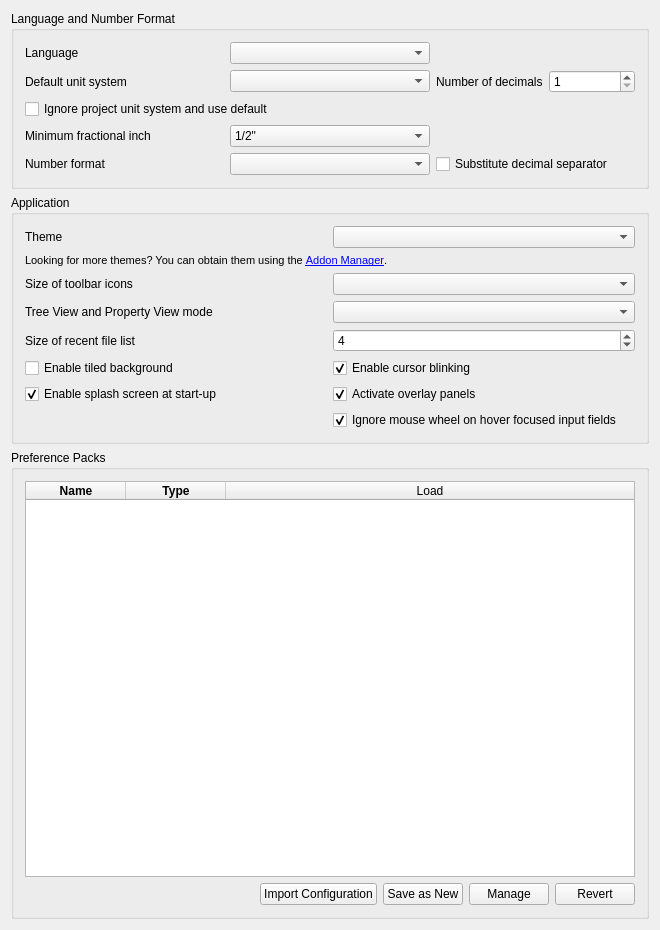
<?xml version="1.0" encoding="UTF-8"?>
<ui version="4.0">
 <class>Gui::Dialog::DlgSettingsGeneral</class>
 <widget class="QWidget" name="Gui::Dialog::DlgSettingsGeneral">
  <property name="geometry">
   <rect>
    <x>0</x>
    <y>0</y>
    <width>660</width>
    <height>930</height>
   </rect>
  </property>
  <property name="windowTitle">
   <string>General</string>
  </property>
   <layout class="QVBoxLayout" name="verticalLayout">
    <item>
     <widget class="QGroupBox" name="GroupBox7">
      <property name="title">
       <string>Language and Number Format</string>
      </property>
      <layout class="QGridLayout">
       <property name="leftMargin">
        <number>11</number>
       </property>
       <property name="topMargin">
        <number>11</number>
       </property>
       <property name="rightMargin">
        <number>11</number>
       </property>
       <property name="bottomMargin">
        <number>11</number>
       </property>
       <property name="spacing">
        <number>6</number>
       </property>
       <item row="0" column="0">
        <widget class="QLabel" name="TextLabel1_4">
         <property name="text">
          <string>Language</string>
         </property>
        </widget>
       </item>
       <item row="0" column="1">
        <widget class="QComboBox" name="Languages">
         <property name="toolTip">
          <string>Language of the application's user interface</string>
         </property>
        </widget>
       </item>
       <item row="1" column="0">
        <widget class="QLabel" name="unitSystemLabel">
         <property name="text">
          <string>Default unit system</string>
         </property>
        </widget>
       </item>
       <item row="1" column="1">
        <widget class="QComboBox" name="comboBox_UnitSystem">
         <property name="toolTip">
          <string>Unit system for all parts of the application. Can be overridden by specifying a document unit system.</string>
         </property>
        </widget>
       </item>
       <item row="1" column="2">
        <layout class="QHBoxLayout" name="horizontalLayout_3">
         <item>
          <widget class="QLabel" name="decimalsLabel">
           <property name="text">
            <string>Number of decimals</string>
           </property>
          </widget>
         </item>
         <item>
          <widget class="QSpinBox" name="spinBoxDecimals">
           <property name="toolTip">
            <string>Number of decimals that should be shown for numbers and dimensions</string>
           </property>
           <property name="minimum">
            <number>1</number>
           </property>
           <property name="maximum">
            <number>12</number>
           </property>
          </widget>
         </item>
        </layout>
       </item>
       <item row="2" column="0" colspan="3">
        <widget class="QCheckBox" name="checkBox_projectUnitSystemIgnore">
          <property name="toolTip">
           <string>Ignores document unit systems</string>
          </property>
          <property name="text">
           <string>Ignore project unit system and use default</string>
          </property>
        </widget>
       </item>
       <item row="3" column="0">
        <widget class="QLabel" name="fractionalInchLabel">
         <property name="text">
          <string>Minimum fractional inch</string>
         </property>
        </widget>
       </item>
       <item row="3" column="1">
        <widget class="QComboBox" name="comboBox_FracInch">
         <property name="toolTip">
          <string>Minimum fractional inch to be displayed</string>
         </property>
         <item>
          <property name="text">
           <string notr="true">1/2"</string>
          </property>
         </item>
         <item>
          <property name="text">
           <string notr="true">1/4"</string>
          </property>
         </item>
         <item>
          <property name="text">
           <string notr="true">1/8"</string>
          </property>
         </item>
         <item>
          <property name="text">
           <string notr="true">1/16"</string>
          </property>
         </item>
         <item>
          <property name="text">
           <string notr="true">1/32"</string>
          </property>
         </item>
         <item>
          <property name="text">
           <string notr="true">1/64"</string>
          </property>
         </item>
         <item>
          <property name="text">
           <string notr="true">1/128"</string>
          </property>
         </item>
        </widget>
       </item>
       <item row="4" column="0">
        <widget class="QLabel" name="TextLabel1_5">
         <property name="text">
          <string>Number format</string>
         </property>
        </widget>
       </item>
       <item row="4" column="1">
        <widget class="Gui::PrefComboBox" name="UseLocaleFormatting">
         <property name="prefEntry" stdset="0">
          <cstring>UseLocaleFormatting</cstring>
         </property>
         <property name="prefPath" stdset="0">
          <cstring>General</cstring>
         </property>
        </widget>
       </item>
       <item row="4" column="2">
        <widget class="Gui::PrefCheckBox" name="SubstituteDecimal">
         <property name="toolTip">
          <string>Substitutes numerical keypad decimal separator with locale separator, except
in the Python console and the macro editor where a
dot/period will always be printed</string>
         </property>
         <property name="text">
          <string>Substitute decimal separator</string>
         </property>
         <property name="prefEntry" stdset="0">
          <cstring>SubstituteDecimalSeparator</cstring>
         </property>
         <property name="prefPath" stdset="0">
          <cstring>General</cstring>
         </property>
        </widget>
       </item>
      </layout>
     </widget>
    </item>
    <item>
     <widget class="QGroupBox" name="GroupBox3">
      <property name="title">
       <string>Application</string>
      </property>
      <layout class="QGridLayout">
       <property name="leftMargin">
        <number>11</number>
       </property>
       <property name="topMargin">
        <number>11</number>
       </property>
       <property name="rightMargin">
        <number>11</number>
       </property>
       <property name="bottomMargin">
        <number>11</number>
       </property>
       <property name="spacing">
        <number>6</number>
       </property>
       <item row="0" column="0">
        <widget class="QLabel" name="themesLabel">
         <property name="text">
          <string>Theme</string>
         </property>
        </widget>
       </item>
       <item row="0" column="1">
        <widget class="QComboBox" name="themesCombobox">
         <property name="toolTip">
          <string>Customize the appearance of the user interface</string>
         </property>
        </widget>
       </item>
       <item row="1" column="0" colspan="2">
        <widget class="QLabel" name="moreThemesLabel">
         <property name="font">
          <font>
           <pointsize>8</pointsize>
          </font>
         </property>
         <property name="text">
          <string>Looking for more themes? You can obtain them using the &lt;a href=&quot;freecad:Std_AddonMgr&quot;&gt;Addon Manager&lt;/a&gt;.</string>
         </property>
         <property name="textFormat">
          <enum>Qt::RichText</enum>
         </property>
        </widget>
       </item>
       <item row="2" column="0">
        <widget class="QLabel" name="iconSizeLabel">
         <property name="text">
          <string>Size of toolbar icons</string>
         </property>
        </widget>
       </item>
       <item row="2" column="1">
        <widget class="QComboBox" name="toolbarIconSize">
         <property name="toolTip">
          <string>Icon size in the toolbar</string>
         </property>
        </widget>
       </item>
       <item row="3" column="0">
        <widget class="QLabel" name="treeModeLabel">
         <property name="text">
          <string>Tree View and Property View mode</string>
         </property>
        </widget>
       </item>
       <item row="3" column="1">
        <widget class="QComboBox" name="treeMode">
         <property name="toolTip">
          <string>Customize how the tree view is shown in the panel (restart required).

'Combined': combine tree and property view into one panel.
'Independent': split tree and property view into separate panels.</string>
         </property>
        </widget>
       </item>
       <item row="4" column="0">
        <widget class="QLabel" name="recentFileListLabel">
         <property name="text">
          <string>Size of recent file list</string>
         </property>
        </widget>
       </item>
       <item row="4" column="1">
        <widget class="Gui::PrefSpinBox" name="RecentFiles">
         <property name="toolTip">
          <string>How many files should be listed in recent files list</string>
         </property>
         <property name="value">
          <number>4</number>
         </property>
         <property name="prefEntry" stdset="0">
          <cstring>RecentFiles</cstring>
         </property>
         <property name="prefPath" stdset="0">
          <cstring>RecentFiles</cstring>
         </property>
        </widget>
       </item>
       <item row="5" column="0">
        <widget class="QCheckBox" name="tiledBackground">
         <property name="toolTip">
          <string>Background of the main window (when no document is opened) will consist of tiles of an image.</string>
         </property>
         <property name="text">
          <string>Enable tiled background</string>
         </property>
        </widget>
       </item>
       <item row="5" column="1">
        <widget class="Gui::PrefCheckBox" name="EnableCursorBlinking">
         <property name="toolTip">
          <string>The text cursor will be blinking</string>
         </property>
         <property name="text">
          <string>Enable cursor blinking</string>
         </property>
         <property name="checked">
          <bool>true</bool>
         </property>
         <property name="prefEntry" stdset="0">
          <cstring>EnableCursorBlinking</cstring>
         </property>
         <property name="prefPath" stdset="0">
          <cstring>General</cstring>
         </property>
        </widget>
       </item>
       <item row="6" column="0">
        <widget class="Gui::PrefCheckBox" name="SplashScreen">
         <property name="toolTip">
          <string>A splash screen is a small loading window that is shown
when FreeCAD is launching. If this option is checked, FreeCAD will
display the splash screen.</string>
         </property>
         <property name="text">
          <string>Enable splash screen at start-up</string>
         </property>
         <property name="checked">
          <bool>true</bool>
         </property>
         <property name="prefEntry" stdset="0">
          <cstring>ShowSplasher</cstring>
         </property>
         <property name="prefPath" stdset="0">
          <cstring>General</cstring>
         </property>
        </widget>
       </item>
       <item row="6" column="1">
        <widget class="Gui::PrefCheckBox" name="ActivateOverlay">
         <property name="toolTip">
          <string>Activate overlay handling of docked panels</string>
         </property>
         <property name="text">
          <string>Activate overlay panels</string>
         </property>
         <property name="checked">
          <bool>true</bool>
         </property>
         <property name="prefEntry" stdset="0">
          <cstring>ActivateOverlay</cstring>
         </property>
         <property name="prefPath" stdset="0">
          <cstring>DockWindows</cstring>
         </property>
        </widget>
       </item>
       <item row="7" column="1">
        <widget class="Gui::PrefCheckBox" name="ComboBoxWheelEventFilter">
         <property name="toolTip">
          <string>Prevent the mouse wheel from changing the value of combo boxes,
and spin boxes with hover focus</string>
         </property>
         <property name="text">
          <string>Ignore mouse wheel on hover focused input fields</string>
         </property>
         <property name="checked">
          <bool>true</bool>
         </property>
         <property name="prefEntry" stdset="0">
          <cstring>ComboBoxWheelEventFilter</cstring>
         </property>
         <property name="prefPath" stdset="0">
          <cstring>General</cstring>
         </property>
        </widget>
       </item>
      </layout>
     </widget>
    </item>
    <item>
     <widget class="QGroupBox" name="groupBox">
      <property name="title">
       <string>Preference Packs</string>
      </property>
      <layout class="QHBoxLayout" name="horizontalLayout">
       <item>
        <layout class="QVBoxLayout" name="verticalLayout_3">
         <item>
          <widget class="QTableWidget" name="PreferencePacks">
           <property name="horizontalScrollBarPolicy">
            <enum>Qt::ScrollBarAlwaysOff</enum>
           </property>
           <property name="sizeAdjustPolicy">
            <enum>QAbstractScrollArea::AdjustToContents</enum>
           </property>
           <property name="editTriggers">
            <set>QAbstractItemView::NoEditTriggers</set>
           </property>
           <property name="showDropIndicator" stdset="0">
            <bool>false</bool>
           </property>
           <property name="dragDropOverwriteMode">
            <bool>false</bool>
           </property>
           <property name="selectionMode">
            <enum>QAbstractItemView::NoSelection</enum>
           </property>
           <property name="selectionBehavior">
            <enum>QAbstractItemView::SelectRows</enum>
           </property>
           <property name="showGrid">
            <bool>false</bool>
           </property>
           <property name="sortingEnabled">
            <bool>true</bool>
           </property>
           <property name="wordWrap">
            <bool>false</bool>
           </property>
           <property name="cornerButtonEnabled">
            <bool>false</bool>
           </property>
           <attribute name="horizontalHeaderVisible">
            <bool>true</bool>
           </attribute>
           <attribute name="horizontalHeaderCascadingSectionResizes">
            <bool>true</bool>
           </attribute>
           <attribute name="horizontalHeaderMinimumSectionSize">
            <number>30</number>
           </attribute>
           <attribute name="horizontalHeaderDefaultSectionSize">
            <number>100</number>
           </attribute>
           <attribute name="horizontalHeaderStretchLastSection">
            <bool>true</bool>
           </attribute>
           <attribute name="verticalHeaderVisible">
            <bool>false</bool>
           </attribute>
           <attribute name="verticalHeaderMinimumSectionSize">
            <number>16</number>
           </attribute>
           <attribute name="verticalHeaderDefaultSectionSize">
            <number>24</number>
           </attribute>
           <column>
            <property name="text">
             <string>Name</string>
            </property>
            <property name="font">
             <font>
              <weight>75</weight>
              <bold>true</bold>
             </font>
            </property>
           </column>
           <column>
            <property name="text">
             <string>Type</string>
            </property>
            <property name="font">
             <font>
              <weight>75</weight>
              <bold>true</bold>
             </font>
            </property>
           </column>
           <column>
            <property name="text">
             <string>Load</string>
            </property>
           </column>
          </widget>
         </item>
         <item>
          <layout class="QHBoxLayout" name="horizontalLayout_2">
           <item>
            <spacer name="horizontalSpacer">
             <property name="orientation">
              <enum>Qt::Horizontal</enum>
             </property>
             <property name="sizeHint" stdset="0">
              <size>
               <width>40</width>
               <height>20</height>
              </size>
             </property>
            </spacer>
           </item>
           <item>
            <widget class="QPushButton" name="ImportConfig">
             <property name="text">
              <string>Import Configuration</string>
             </property>
            </widget>
           </item>
           <item>
            <widget class="QPushButton" name="SaveNewPreferencePack">
             <property name="text">
              <string>Save as New</string>
             </property>
            </widget>
           </item>
           <item>
            <widget class="QPushButton" name="ManagePreferencePacks">
             <property name="sizePolicy">
              <sizepolicy hsizetype="Fixed" vsizetype="Fixed">
               <horstretch>0</horstretch>
               <verstretch>0</verstretch>
              </sizepolicy>
             </property>
             <property name="text">
              <string>Manage</string>
             </property>
            </widget>
           </item>
           <item>
            <widget class="QPushButton" name="RevertToSavedConfig">
             <property name="text">
              <string>Revert</string>
             </property>
            </widget>
           </item>
          </layout>
         </item>
        </layout>
       </item>
      </layout>
     </widget>
    </item>
  </layout>
 </widget>
 <layoutdefault spacing="6" margin="11"/>
 <customwidgets>
  <customwidget>
   <class>Gui::PrefSpinBox</class>
   <extends>QSpinBox</extends>
   <header>Gui/PrefWidgets.h</header>
  </customwidget>
  <customwidget>
   <class>Gui::PrefCheckBox</class>
   <extends>QCheckBox</extends>
   <header>Gui/PrefWidgets.h</header>
  </customwidget>
  <customwidget>
   <class>Gui::PrefComboBox</class>
   <extends>QComboBox</extends>
   <header>Gui/PrefWidgets.h</header>
  </customwidget>
 </customwidgets>
 <tabstops>
  <tabstop>Languages</tabstop>
  <tabstop>RecentFiles</tabstop>
  <tabstop>EnableCursorBlinking</tabstop>
  <tabstop>SplashScreen</tabstop>
 </tabstops>
 <resources/>
 <connections/>
</ui>
